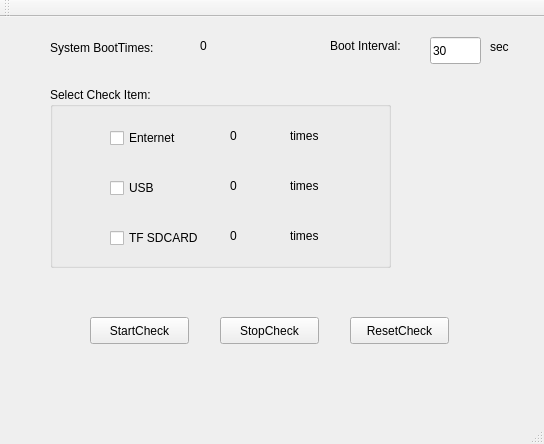
<?xml version="1.0" encoding="UTF-8"?>
<ui version="4.0">
 <class>MainWindow</class>
 <widget class="QMainWindow" name="MainWindow">
  <property name="geometry">
   <rect>
    <x>0</x>
    <y>0</y>
    <width>544</width>
    <height>444</height>
   </rect>
  </property>
  <property name="windowTitle">
   <string>BootCheck-2015-07-30-V2</string>
  </property>
  <widget class="QWidget" name="centralWidget">
   <widget class="QLabel" name="label">
    <property name="geometry">
     <rect>
      <x>50</x>
      <y>10</y>
      <width>141</width>
      <height>41</height>
     </rect>
    </property>
    <property name="text">
     <string>System BootTimes:</string>
    </property>
   </widget>
   <widget class="QLabel" name="m_totalTimers">
    <property name="geometry">
     <rect>
      <x>200</x>
      <y>20</y>
      <width>67</width>
      <height>17</height>
     </rect>
    </property>
    <property name="text">
     <string>0</string>
    </property>
   </widget>
   <widget class="QLabel" name="label_2">
    <property name="geometry">
     <rect>
      <x>330</x>
      <y>20</y>
      <width>111</width>
      <height>17</height>
     </rect>
    </property>
    <property name="text">
     <string>Boot Interval: </string>
    </property>
   </widget>
   <widget class="QGroupBox" name="groupBox">
    <property name="geometry">
     <rect>
      <x>50</x>
      <y>70</y>
      <width>341</width>
      <height>181</height>
     </rect>
    </property>
    <property name="title">
     <string>Select Check Item:</string>
    </property>
    <widget class="QCheckBox" name="m_checkEnternet">
     <property name="geometry">
      <rect>
       <x>60</x>
       <y>40</y>
       <width>91</width>
       <height>22</height>
      </rect>
     </property>
     <property name="text">
      <string>Enternet</string>
     </property>
    </widget>
    <widget class="QLabel" name="label_4">
     <property name="geometry">
      <rect>
       <x>240</x>
       <y>90</y>
       <width>67</width>
       <height>17</height>
      </rect>
     </property>
     <property name="text">
      <string>times</string>
     </property>
    </widget>
    <widget class="QLabel" name="m_nUSB">
     <property name="geometry">
      <rect>
       <x>180</x>
       <y>90</y>
       <width>51</width>
       <height>17</height>
      </rect>
     </property>
     <property name="text">
      <string>0</string>
     </property>
    </widget>
    <widget class="QCheckBox" name="m_checkTF">
     <property name="geometry">
      <rect>
       <x>60</x>
       <y>140</y>
       <width>101</width>
       <height>22</height>
      </rect>
     </property>
     <property name="text">
      <string>TF SDCARD</string>
     </property>
     <property name="checkable">
      <bool>true</bool>
     </property>
    </widget>
    <widget class="QLabel" name="label_3">
     <property name="geometry">
      <rect>
       <x>240</x>
       <y>40</y>
       <width>67</width>
       <height>17</height>
      </rect>
     </property>
     <property name="text">
      <string>times</string>
     </property>
    </widget>
    <widget class="QLabel" name="m_nTF">
     <property name="geometry">
      <rect>
       <x>180</x>
       <y>140</y>
       <width>67</width>
       <height>17</height>
      </rect>
     </property>
     <property name="text">
      <string>0</string>
     </property>
    </widget>
    <widget class="QCheckBox" name="m_checkUSB">
     <property name="geometry">
      <rect>
       <x>60</x>
       <y>90</y>
       <width>97</width>
       <height>22</height>
      </rect>
     </property>
     <property name="text">
      <string>USB</string>
     </property>
    </widget>
    <widget class="QLabel" name="m_nEnternet">
     <property name="geometry">
      <rect>
       <x>180</x>
       <y>40</y>
       <width>67</width>
       <height>17</height>
      </rect>
     </property>
     <property name="text">
      <string>0</string>
     </property>
    </widget>
    <widget class="QLabel" name="label_6">
     <property name="geometry">
      <rect>
       <x>240</x>
       <y>140</y>
       <width>67</width>
       <height>17</height>
      </rect>
     </property>
     <property name="text">
      <string>times</string>
     </property>
    </widget>
   </widget>
   <widget class="QPushButton" name="m_pushButtonStart">
    <property name="geometry">
     <rect>
      <x>90</x>
      <y>300</y>
      <width>99</width>
      <height>27</height>
     </rect>
    </property>
    <property name="text">
     <string>StartCheck</string>
    </property>
   </widget>
   <widget class="QPushButton" name="m_pushButtonEnd">
    <property name="geometry">
     <rect>
      <x>220</x>
      <y>300</y>
      <width>99</width>
      <height>27</height>
     </rect>
    </property>
    <property name="text">
     <string>StopCheck</string>
    </property>
   </widget>
   <widget class="QLabel" name="label_5">
    <property name="geometry">
     <rect>
      <x>490</x>
      <y>20</y>
      <width>41</width>
      <height>20</height>
     </rect>
    </property>
    <property name="text">
     <string>sec</string>
    </property>
   </widget>
   <widget class="QPushButton" name="m_pushButtonReset">
    <property name="geometry">
     <rect>
      <x>350</x>
      <y>300</y>
      <width>99</width>
      <height>27</height>
     </rect>
    </property>
    <property name="text">
     <string>ResetCheck</string>
    </property>
   </widget>
   <widget class="QLineEdit" name="m_nInterval">
    <property name="geometry">
     <rect>
      <x>430</x>
      <y>20</y>
      <width>51</width>
      <height>27</height>
     </rect>
    </property>
    <property name="text">
     <string>30</string>
    </property>
   </widget>
  </widget>
  <widget class="QMenuBar" name="menuBar">
   <property name="geometry">
    <rect>
     <x>0</x>
     <y>0</y>
     <width>544</width>
     <height>25</height>
    </rect>
   </property>
  </widget>
  <widget class="QToolBar" name="mainToolBar">
   <attribute name="toolBarArea">
    <enum>TopToolBarArea</enum>
   </attribute>
   <attribute name="toolBarBreak">
    <bool>false</bool>
   </attribute>
  </widget>
  <widget class="QStatusBar" name="statusBar"/>
 </widget>
 <layoutdefault spacing="6" margin="11"/>
 <resources/>
 <connections/>
</ui>
